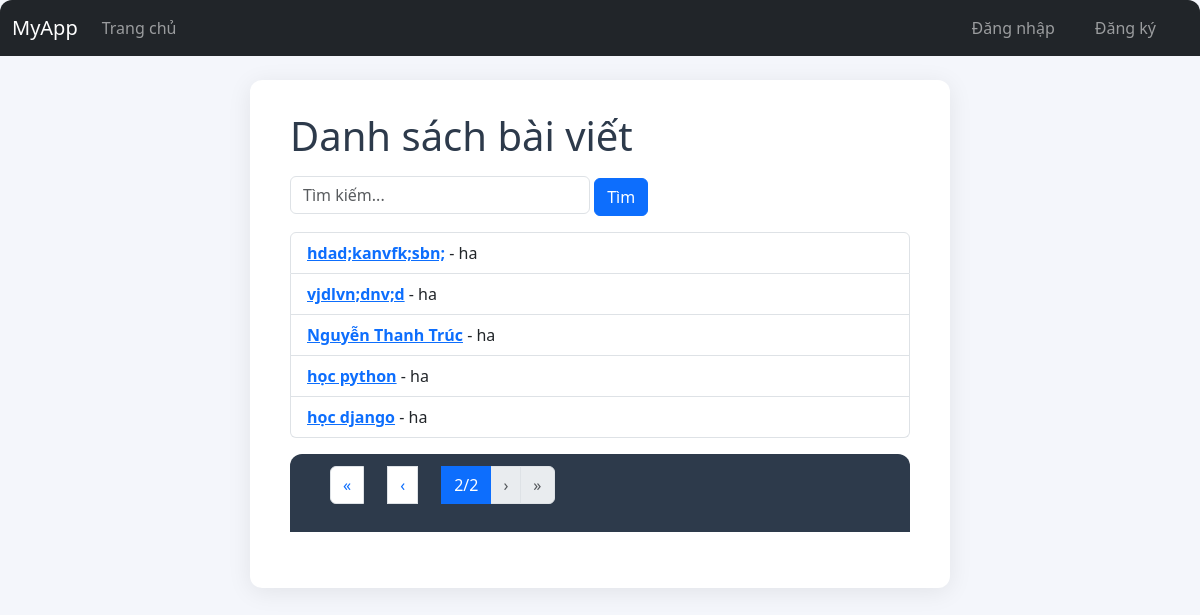
Page /?q=&page=2 on the committed database.
### myapp/models.py (models this page shows, shortened)
class Post(models.Model):
    title = models.CharField(max_length=200)
    content = models.TextField()
    created_at = models.DateTimeField(auto_now_add=True)
    updated_at = models.DateTimeField(auto_now=True)
    author = models.ForeignKey(User, on_delete=models.CASCADE, related_name='posts')

### myapp/views.py (the view)
# urls.py: path('', views.post_list, name='post_list'),
def post_list(request):
    query = request.GET.get('q', '')
    post_list = Post.objects.all().order_by('-created_at')
    if query:
        post_list = post_list.filter(title__icontains=query) | post_list.filter(content__icontains=query)
    paginator = Paginator(post_list, 5)  # 5 bài viết mỗi trang
    page_number = request.GET.get('page')
    posts = paginator.get_page(page_number)
    return render(request, 'myapp/post_list.html', {'posts': posts, 'query': query})

### myapp/templates/myapp/post_list.html (shortened to what this page needs)
{% extends 'myapp/base.html' %}
{% block content %}
  <h1>Danh sách bài viết</h1>
  <form method="get" action="" class="mb-3">
    <input type="text" name="q" placeholder="Tìm kiếm..." value="{{ query }}" class="form-control" style="width: 300px; display: inline-block;">
    <button type="submit" class="btn btn-primary">Tìm</button>
  </form>
  <ul class="list-group mb-3">
    {% for post in posts %}
      <li class="list-group-item">
        <a href="{% url 'post_detail' post.pk %}"><strong>{{ post.title }}</strong></a> - {{ post.author.username }}
      </li>
    {% empty %}
      <li class="list-group-item">Chưa có bài viết nào.</li>
    {% endfor %}
  </ul>
  <nav aria-label="Page navigation">
    <ul class="pagination">
      {% if posts.has_previous %}
        <li class="page-item"><a class="page-link" href="?q={{ query }}&page=1">&laquo;</a></li>
        <li class="page-item"><a class="page-link" href="?q={{ query }}&page={{ posts.previous_page_number }}">&lsaquo;</a></li>
      {% else %}
        <li class="page-item disabled"><span class="page-link">&laquo;</span></li>
        <li class="page-item disabled"><span class="page-link">&lsaquo;</span></li>
      {% endif %}
      <li class="page-item active"><span class="page-link">{{ posts.number }}/{{ posts.paginator.num_pages }}</span></li>
      {% if posts.has_next %}
        <li class="page-item"><a class="page-link" href="?q={{ query }}&page={{ posts.next_page_number }}">&rsaquo;</a></li>
        <li class="page-item"><a class="page-link" href="?q={{ query }}&page={{ posts.paginator.num_pages }}">&raquo;</a></li>
      {% else %}
        <li class="page-item disabled"><span class="page-link">&rsaquo;</span></li>
        <li class="page-item disabled"><span class="page-link">&raquo;</span></li>
      {% endif %}
    </ul>
  </nav>
{% endblock %}

### myapp/static/myapp/style.css (style rules this page uses)
body { background: #f4f6fb; font-family: 'Segoe UI', Arial, sans-serif; margin: 0; padding: 0; }
h1 { color: #2d3a4b; margin-bottom: 16px; }
nav { background: #2d3a4b; padding: 12px 40px; border-radius: 12px 12px 0 0; margin-bottom: 24px; }
nav a { color: #fff; text-decoration: none; margin-right: 24px; font-weight: 500; transition: color 0.2s; }

### rows in the picture
Post: title "hdad;kanvfk;sbn;", author.username "ha"
Post: title "vjdlvn;dnv;d", author.username "ha"
Post: title "Nguyễn Thanh Trúc", author.username "ha"
Post: title "học python", author.username "ha"
Post: title "học django", author.username "ha"

### other values in the picture
{{ posts.number }} "2"
{{ posts.paginator.num_pages }} "2"
